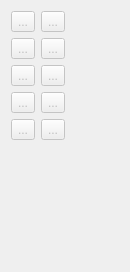
      <widget class="QWidget" name="page">
       <property name="geometry">
        <rect>
         <x>0</x>
         <y>0</y>
         <width>130</width>
         <height>272</height>
        </rect>
       </property>
       <property name="sizePolicy">
        <sizepolicy hsizetype="Expanding" vsizetype="Maximum">
         <horstretch>0</horstretch>
         <verstretch>0</verstretch>
        </sizepolicy>
       </property>
       <property name="toolTip">
        <string>Tools for creating points.</string>
       </property>
       <attribute name="icon">
        <iconset resource="share/resources/icon.qrc">
         <normaloff>:/icon/16x16/toolsectionpoint.png</normaloff>:/icon/16x16/toolsectionpoint.png</iconset>
       </attribute>
       <attribute name="label">
        <string>Point</string>
       </attribute>
       <layout class="QFormLayout" name="formLayout">
        <property name="fieldGrowthPolicy">
         <enum>QFormLayout::AllNonFixedFieldsGrow</enum>
        </property>
        <item row="2" column="0">
         <widget class="QToolButton" name="toolButtonEndLine">
          <property name="enabled">
           <bool>false</bool>
          </property>
          <property name="toolTip">
           <string>Point at distance and angle</string>
          </property>
          <property name="text">
           <string notr="true">...</string>
          </property>
          <property name="icon">
           <iconset resource="share/resources/toolicon.qrc">
            <normaloff>:/toolicon/32x32/segment.png</normaloff>:/toolicon/32x32/segment.png</iconset>
          </property>
          <property name="iconSize">
           <size>
            <width>32</width>
            <height>32</height>
           </size>
          </property>
          <property name="checkable">
           <bool>true</bool>
          </property>
         </widget>
        </item>
        <item row="2" column="1">
         <widget class="QToolButton" name="toolButtonAlongLine">
          <property name="enabled">
           <bool>false</bool>
          </property>
          <property name="toolTip">
           <string>Point at distance along line</string>
          </property>
          <property name="text">
           <string notr="true">...</string>
          </property>
          <property name="icon">
           <iconset resource="share/resources/toolicon.qrc">
            <normaloff>:/toolicon/32x32/along_line.png</normaloff>:/toolicon/32x32/along_line.png</iconset>
          </property>
          <property name="iconSize">
           <size>
            <width>32</width>
            <height>32</height>
           </size>
          </property>
          <property name="checkable">
           <bool>true</bool>
          </property>
         </widget>
        </item>
        <item row="3" column="0">
         <widget class="QToolButton" name="toolButtonNormal">
          <property name="enabled">
           <bool>false</bool>
          </property>
          <property name="toolTip">
           <string>Point along perpendicular</string>
          </property>
          <property name="text">
           <string notr="true">...</string>
          </property>
          <property name="icon">
           <iconset resource="share/resources/toolicon.qrc">
            <normaloff>:/toolicon/32x32/normal.png</normaloff>:/toolicon/32x32/normal.png</iconset>
          </property>
          <property name="iconSize">
           <size>
            <width>32</width>
            <height>32</height>
           </size>
          </property>
          <property name="checkable">
           <bool>true</bool>
          </property>
         </widget>
        </item>
        <item row="3" column="1">
         <widget class="QToolButton" name="toolButtonBisector">
          <property name="enabled">
           <bool>false</bool>
          </property>
          <property name="toolTip">
           <string>Point along bisector</string>
          </property>
          <property name="text">
           <string notr="true">...</string>
          </property>
          <property name="icon">
           <iconset resource="share/resources/toolicon.qrc">
            <normaloff>:/toolicon/32x32/bisector.png</normaloff>:/toolicon/32x32/bisector.png</iconset>
          </property>
          <property name="iconSize">
           <size>
            <width>32</width>
            <height>32</height>
           </size>
          </property>
          <property name="checkable">
           <bool>true</bool>
          </property>
         </widget>
        </item>
        <item row="5" column="0">
         <widget class="QToolButton" name="toolButtonShoulderPoint">
          <property name="enabled">
           <bool>false</bool>
          </property>
          <property name="toolTip">
           <string>Special point on shoulder</string>
          </property>
          <property name="text">
           <string notr="true">...</string>
          </property>
          <property name="icon">
           <iconset resource="share/resources/toolicon.qrc">
            <normaloff>:/toolicon/32x32/shoulder.png</normaloff>:/toolicon/32x32/shoulder.png</iconset>
          </property>
          <property name="iconSize">
           <size>
            <width>32</width>
            <height>32</height>
           </size>
          </property>
          <property name="checkable">
           <bool>true</bool>
          </property>
         </widget>
        </item>
        <item row="5" column="1">
         <widget class="QToolButton" name="toolButtonPointOfContact">
          <property name="enabled">
           <bool>false</bool>
          </property>
          <property name="toolTip">
           <string>Point at intersection of arc and line</string>
          </property>
          <property name="text">
           <string notr="true">...</string>
          </property>
          <property name="icon">
           <iconset resource="share/resources/toolicon.qrc">
            <normaloff>:/toolicon/32x32/point_of_contact.png</normaloff>:/toolicon/32x32/point_of_contact.png</iconset>
          </property>
          <property name="iconSize">
           <size>
            <width>32</width>
            <height>32</height>
           </size>
          </property>
          <property name="checkable">
           <bool>true</bool>
          </property>
         </widget>
        </item>
        <item row="7" column="0">
         <widget class="QToolButton" name="toolButtonTriangle">
          <property name="enabled">
           <bool>false</bool>
          </property>
          <property name="toolTip">
           <string>Triangle tool</string>
          </property>
          <property name="text">
           <string notr="true">...</string>
          </property>
          <property name="icon">
           <iconset resource="share/resources/toolicon.qrc">
            <normaloff>:/toolicon/32x32/triangle.png</normaloff>:/toolicon/32x32/triangle.png</iconset>
          </property>
          <property name="iconSize">
           <size>
            <width>32</width>
            <height>32</height>
           </size>
          </property>
          <property name="checkable">
           <bool>true</bool>
          </property>
         </widget>
        </item>
        <item row="7" column="1">
         <widget class="QToolButton" name="toolButtonPointOfIntersection">
          <property name="enabled">
           <bool>false</bool>
          </property>
          <property name="toolTip">
           <string>Point from X and Y of two other points</string>
          </property>
          <property name="text">
           <string notr="true">...</string>
          </property>
          <property name="icon">
           <iconset resource="share/resources/toolicon.qrc">
            <normaloff>:/toolicon/32x32/point_of_intersection.png</normaloff>:/toolicon/32x32/point_of_intersection.png</iconset>
          </property>
          <property name="iconSize">
           <size>
            <width>32</width>
            <height>32</height>
           </size>
          </property>
          <property name="checkable">
           <bool>true</bool>
          </property>
         </widget>
        </item>
        <item row="9" column="0">
         <widget class="QToolButton" name="toolButtonHeight">
          <property name="enabled">
           <bool>false</bool>
          </property>
          <property name="toolTip">
           <string>Perpendicular point along line</string>
          </property>
          <property name="text">
           <string notr="true">...</string>
          </property>
          <property name="icon">
           <iconset resource="share/resources/toolicon.qrc">
            <normaloff>:/toolicon/32x32/height.png</normaloff>:/toolicon/32x32/height.png</iconset>
          </property>
          <property name="iconSize">
           <size>
            <width>32</width>
            <height>32</height>
           </size>
          </property>
          <property name="checkable">
           <bool>true</bool>
          </property>
         </widget>
        </item>
        <item row="9" column="1">
         <widget class="QToolButton" name="toolButtonLineIntersectAxis">
          <property name="enabled">
           <bool>false</bool>
          </property>
          <property name="toolTip">
           <string>Point intersect line and axis</string>
          </property>
          <property name="text">
           <string>...</string>
          </property>
          <property name="icon">
           <iconset resource="share/resources/toolicon.qrc">
            <normaloff>:/toolicon/32x32/line_intersect_axis.png</normaloff>:/toolicon/32x32/line_intersect_axis.png</iconset>
          </property>
          <property name="iconSize">
           <size>
            <width>32</width>
            <height>32</height>
           </size>
          </property>
          <property name="checkable">
           <bool>true</bool>
          </property>
         </widget>
        </item>
       </layout>
      </widget>
